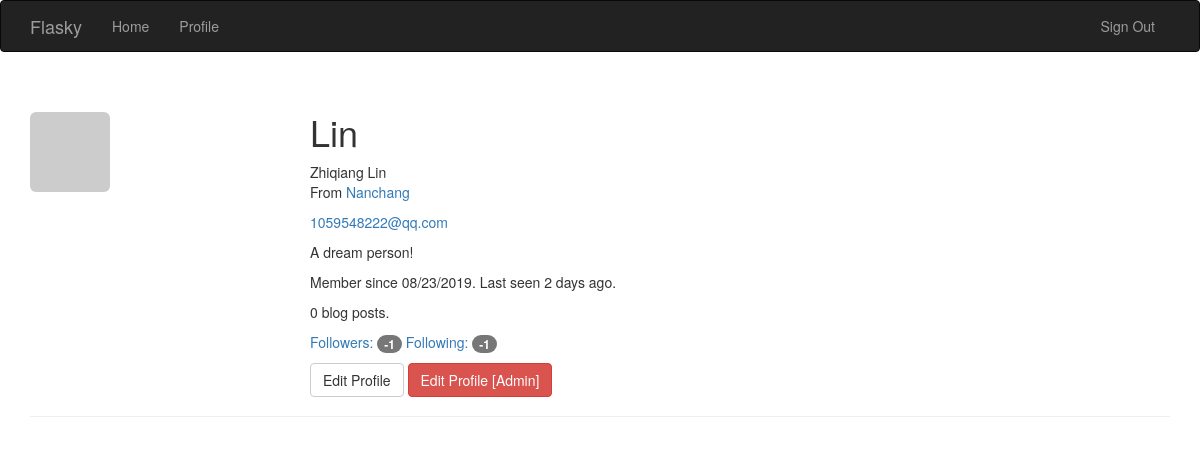
The app's page /user/Lin (signed in), older data.
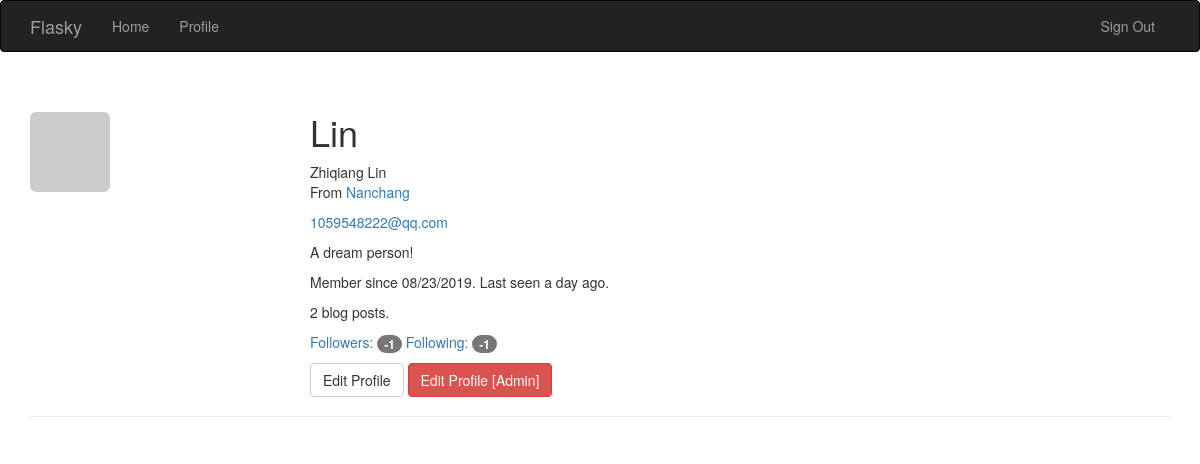
The same page, newer data.
### app/models.py (models this page shows, shortened)
class User(UserMixin,db.Model):
    __tablename__ = 'users'
    id = db.Column(db.Integer, primary_key=True)
    username = db.Column(db.String(64), unique=True, index=True)
    role_id = db.Column(db.Integer, db.ForeignKey('roles.id'))
    email = db.Column(db.String(64),unique = True, index=True)
    password_hash = db.Column(db.String(128))
    confirmed = db.Column(db.Boolean, default=False)
    name = db.Column(db.String(64))
    location = db.Column(db.String(64))
    about_me = db.Column(db.Text())
    member_since = db.Column(db.DateTime(), default=datetime.utcnow)
    last_seen = db.Column(db.DateTime(), default=datetime.utcnow)
    avatar_hash = db.Column(db.String(32))
    posts = db.relationship('Post', backref='author', lazy='dynamic')
    followed = db.relationship('Follow', foreign_keys=[Follow.follower_id],
                                backref=db.backref('follower', lazy='joined'),
                                lazy='dynamic',
                                cascade='all, delete-orphan')
    followers = db.relationship('Follow',
                                foreign_keys=[Follow.followed_id],
                                backref=db.backref('followed', lazy='joined'),
                                lazy='dynamic',
                                cascade='all, delete-orphan')
    commnets = db.relationship('Comment', backref='author', lazy='dynamic')
    def can(self, permissions):
        return self.role is not None and \
            (self.role.permissions & permissions) == permissions
    def is_adminstrator(self):
        return self.can(Permission.ADMINISTER)
    @property
    def password(self):
        raise AttributeError('password is not a readable attribute')
    def ping(self):
        self.last_seen = datetime.utcnow()
        db.session.add(self)
    def gravatar(self, size=100, default='identicon', rating='g'):
        if request.is_secure:
            url = 'http://secure.gravatar.com/avatar'
        else:
            url = 'http://www.gravatar.com/avatar'
        hash = self.avatar_hash or hashlib.md5(self.email.encode('utf-8')).hexdigest()
        return '{url}/{hash}?s={size}&d={default}&r={rating}'.format(url=url, hash=hash, size=size, default=default, rating=rating)

### app/main/views.py (the view)
@main.route('/user/<username>')
@login_required
def user(username):
    user = User.query.filter_by(username=username).first()
    if user is None:
        abort(404)
    return render_template('user.html', user=user)

### app/auth/views.py (called while the page is built)
@auth.before_app_request
def before_request():
	if current_user.is_authenticated:
		current_user.ping()
		if not current_user.confirmed \
				and request.endpoint \
				and request.endpoint[:5] != 'auth.' \
				and request.endpoint != 'static' :
			return redirect(url_for('auth.unconfirmed'))

### app/main/__init__.py (called while the page is built)
@main.app_context_processor
def inject_permissions():
	return dict(Permission=Permission)

### app/models.py (called while the page is built)
@login_manager.user_loader
def load_user(user_id):
    return User.query.get(int(user_id))

### app/templates/user.html (shortened to what this page needs)
{% extends "base.html" %}
{% block page_content %}
<div class="page-header">
    <img class="img-rounded profile-thumbnail" src="{{ user.gravatar(size=256) }}">
    <div class="profile-header">
        <h1>{{ user.username }}</h1>
        {% if user.name or user.location %}
        <p>
            {% if user.name %}{{ user.name }}<br>{% endif %}
            {% if user.location %}
                From <a href="http://www.google.cn/maps/place/{{ user.location }}">{{ user.location }}</a><br>
            {% endif %}
        </p>
        {% endif %}
        {% if current_user.is_adminstrator() %}
        <p><a href="mailto:{{ user.email }}">{{ user.email }}</a></p>
        {% endif %}
        {% if user.about_me %}<p>{{ user.about_me }}</p>{% endif %}
        <p>Member since {{ moment(user.member_since).format('L') }}. Last seen {{ moment(user.last_seen).fromNow() }}.</p>
        <p>{{ user.posts.count() }} blog posts.</p>
        <p>
            <a href="{{ url_for('.followers', username=user.username) }}">Followers: <span class="badge">{{ user.followers.count() - 1 }}</span></a>
            <a href="{{ url_for('.followed_by', username=user.username) }}">Following: <span class="badge">{{ user.followed.count() - 1 }}</span></a>
        </p>
        <p>
            {% if user == current_user %}
            <a class="btn btn-default" href="{{ url_for('.edit_profile') }}">Edit Profile</a>
            {% endif %}
            {% if current_user.is_adminstrator() %}
            <a class="btn btn-danger" href="{{ url_for('.edit_profile_admin', id=user.id) }}">Edit Profile [Admin]</a>
            {% endif %}
        </p>
    </div>
</div>
{% endblock %}

Row changes from the older to the newer data that the page shows:
changed User "Lin": last_seen "2 days ago" → "a day ago"
Text that changed along with them:
{{ user.posts.count() }}: "0" → "2"
